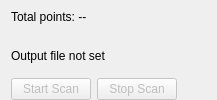
             <widget class="QFrame" name="frame">
              <property name="frameShape">
               <enum>QFrame::NoFrame</enum>
              </property>
              <property name="frameShadow">
               <enum>QFrame::Raised</enum>
              </property>
              <layout class="QVBoxLayout" name="verticalLayout_7">
               <property name="leftMargin">
                <number>11</number>
               </property>
               <property name="topMargin">
                <number>0</number>
               </property>
               <property name="rightMargin">
                <number>0</number>
               </property>
               <property name="bottomMargin">
                <number>0</number>
               </property>
               <item>
                <widget class="QLabel" name="lblScanPoints">
                 <property name="font">
                  <font>
                   <family>MS Shell Dlg 2</family>
                   <pointsize>9</pointsize>
                   <italic>false</italic>
                  </font>
                 </property>
                 <property name="text">
                  <string>Total points: --</string>
                 </property>
                </widget>
               </item>
               <item>
                <widget class="QLabel" name="lblSaveFile">
                 <property name="font">
                  <font>
                   <family>MS Shell Dlg 2</family>
                   <pointsize>9</pointsize>
                   <italic>false</italic>
                  </font>
                 </property>
                 <property name="text">
                  <string>Output file not set</string>
                 </property>
                 <property name="wordWrap">
                  <bool>true</bool>
                 </property>
                </widget>
               </item>
               <item>
                <layout class="QHBoxLayout" name="horizontalLayout_2">
                 <item>
                  <widget class="QPushButton" name="btnStartScan">
                   <property name="enabled">
                    <bool>false</bool>
                   </property>
                   <property name="font">
                    <font>
                     <pointsize>9</pointsize>
                    </font>
                   </property>
                   <property name="text">
                    <string>Start Scan</string>
                   </property>
                  </widget>
                 </item>
                 <item>
                  <widget class="QPushButton" name="btnStopScan">
                   <property name="enabled">
                    <bool>false</bool>
                   </property>
                   <property name="font">
                    <font>
                     <pointsize>9</pointsize>
                    </font>
                   </property>
                   <property name="text">
                    <string>Stop Scan</string>
                   </property>
                  </widget>
                 </item>
                 <item>
                  <spacer name="horizontalSpacer">
                   <property name="orientation">
                    <enum>Qt::Horizontal</enum>
                   </property>
                   <property name="sizeType">
                    <enum>QSizePolicy::MinimumExpanding</enum>
                   </property>
                   <property name="sizeHint" stdset="0">
                    <size>
                     <width>40</width>
                     <height>20</height>
                    </size>
                   </property>
                  </spacer>
                 </item>
                </layout>
               </item>
              </layout>
             </widget>
